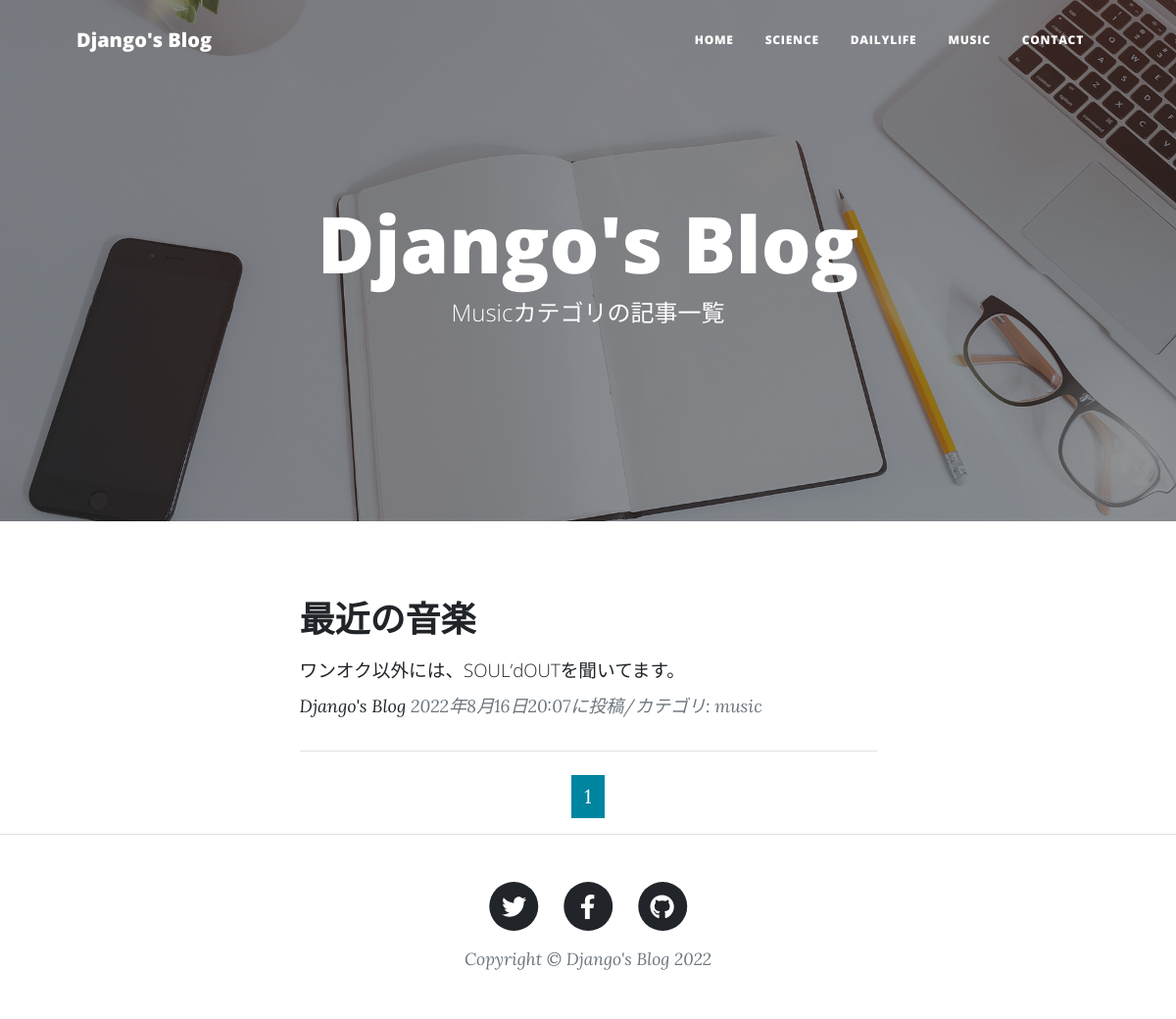
/music-list/, run on the app's committed database.
### blogapp/models.py (models this page shows, shortened)
class BlogPost(models.Model):
    CATEGORY = (('science', '科学について'), ('dailylife', '日常について'), ('music', '音楽について'))
    title = models.CharField(
        verbose_name = 'タイトル', # フィールドタイトル
        max_length=200 # 最大文字数200
        )
    content = models.TextField(
        verbose_name= '本文' # フィールドタイトル
        )
    posted_at = models.DateTimeField(
        verbose_name='カテゴリ', # フィールドタイトル
        auto_now_add=True # 日時自動追加
        )
    category = models.CharField(
        verbose_name= 'カテゴリ', # フィールドタイトル
        max_length=50, choices=CATEGORY # 最大文字数50
        )

### blogapp/views.py (the view)
class MusicView(ListView):
    template_name ='music_list.html'
    model = BlogPost
    context_object_name = 'music_records'
    queryset = BlogPost.objects.filter(
        category='music').order_by('-posted_at')
    paginate_by = 2

### blogapp/templates/music_list.html (shortened to what this page needs)
{% extends 'base.html' %}
{% load static %}
        {% block header %}
        <header class="masthead"
                style="background-image: url({% static 'assets/img/home-bg.jpg' %})">
            <div class="container position-relative px-4 px-lg-5">
                <div class="row gx-4 gx-lg-5 justify-content-center">
                    <div class="col-md-10 col-lg-8 col-xl-7">
                        <div class="site-heading">
                            <h1>Django's Blog</h1>
                            <span class="subheading">
                                Musicカテゴリの記事一覧
                            </span>
                        </div>
                    </div>
                </div>
            </div>
        </header>
        {% endblock %}
        {% block contents %}
        <div class="container px-4 px-lg-5">
            <div class="row gx-4 gx-lg-5 justify-content-center">
                <div class="col-md-10 col-lg-8 col-xl-7">
                {% for record in music_records %}
                    <div class="post-preview">
                        <a href="{% url 'blogapp:blog_detail' record.pk %}">
                            <h2 class="post-title">
                            {{record.title}}</h2>
                            <h3 class="post-subtitle">
                                <span style="font-size : 14pt">
                                {{record.content|truncatechars:50}}
                                </span>
                            </h3>
                        </a>
                        <p class="post-meta">
                            <a href="#">Django's Blog</a>
                            {{record.posted_at}}に投稿/カテゴリ:
                            {{record.category}}</p>
                    </div>
                    <hr class="my-4" />
                    {% endfor %}
                    {% include "pagination.html" %}
                </div>
            </div>
        </div>
        {% endblock %}

### data on the page
BlogPost: title "最近の音楽", content "ワンオク以外には、SOUL’dOUTを聞いてます。", posted_at "2022年8月16日20:07", category "music"

### other printed values
{{ num }} "1"
